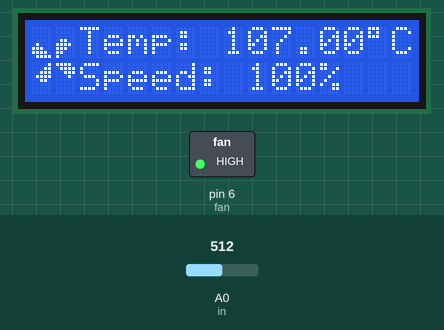
Bench run of a sketch on a simulated Arduino Uno, built with avr-gcc and run on an emulated ATmega328P. Parts: 16×2 character LCD, switched loads named in the sketch (green lamp = pin HIGH). Inputs (shaded band) come from the test bench; at power-on: A0 (in) = 512.

Above: at 0.67 s.
1.3 s: A0 (in) set to 289
At 1.88 s:
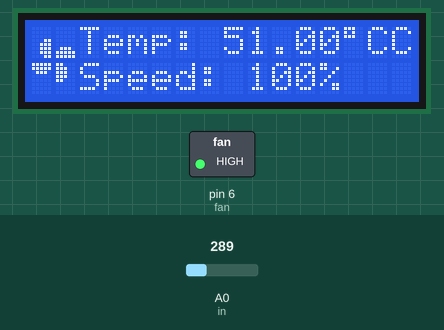
4.3 s: A0 (in) set to 271
At 5.11 s:
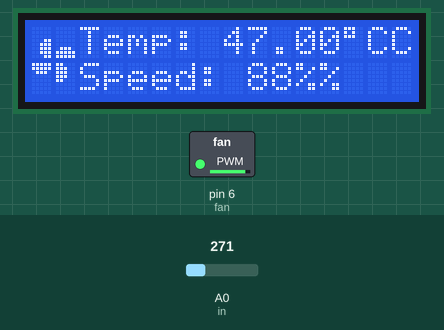
7.6 s: A0 (in) set to 122
At 8.8 s:
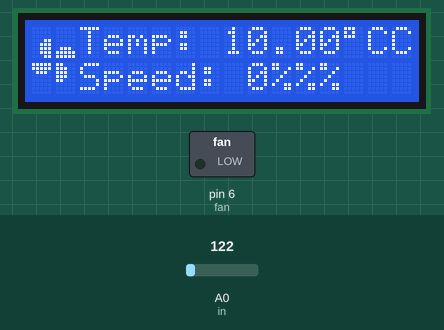
9.6 s: A0 (in) set to 90
At 10.7 s:
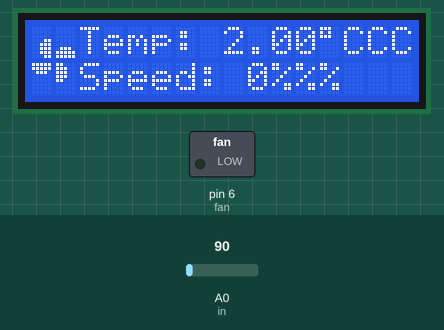
11.2 s: A0 (in) set to 0
At 12.5 s:
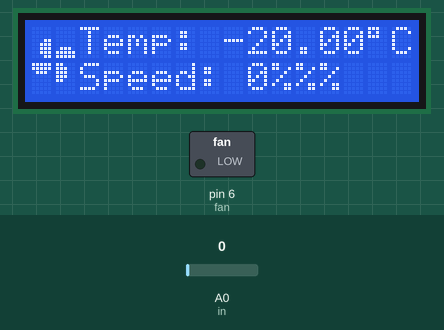
12.8 s: A0 (in) set to 110
At 13.4 s:
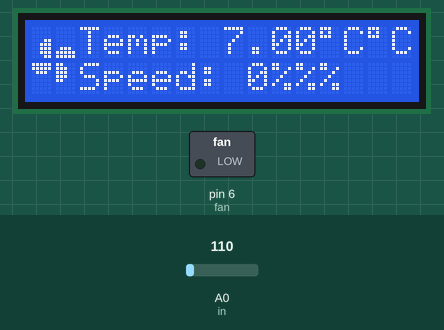
Timing chart, 0 to 15.4 s (numbered marks = the images above; inputs shaded):
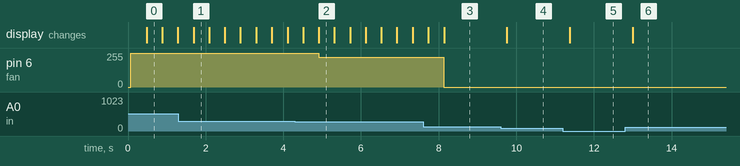

Measured:
- the behaviour switches between 282 and 281 on A0 (in) (found by bisection; images 1 and 2)
- after the input at 1.3 s, the display: changes after 0.39 s (image 1)
- after the input at 4.3 s, pin 6 (fan): 255/255 → 224/255 after 0.61 s; the display: first differs from a run without the input after 0.61 s (image 2)
- after the input at 7.6 s, pin 6 (fan): 224/255 → 0/255 after 0.54 s; the display: first differs from a run without the input after 0.54 s (image 3)
- after the input at 9.6 s, the display: changes after 0.16 s (image 4)
- after the input at 11.2 s, the display: changes after 0.18 s (image 5)
- after the input at 12.8 s, the display: changes after 0.20 s (image 6)

The sketch:

fan.ino
```cpp
#include <LiquidCrystal.h>

const int in = A0; // input pin for reading the sensor output
const int fan = 6; // output pin with PWM

const int rs = 12; // register select - command register when high, data register when low
const int en = 11; // enable - send data to pins when a high to low pulse is given

// Data pins - send data to display
const int d4 = 5; // Data pin 4
const int d5 = 4 ; // Data pin 5
const int d6 = 3; // Data pin 6
const int d7 = 2; // Data pin 7

LiquidCrystal lcd(rs, en, d4, d5, d6, d7); // create a variable of type LiquidCrystal

// Initialize custom characters for the first frame of the spinning fan 'animation' on the lcd
byte top[] = {
  B00000,
  B00000,
  B00000,
  B00011,
  B00111,
  B00111,
  B00111,
  B00011
};

byte right[] = {
  B11111,
  B11111,
  B01110,
  B00000,
  B00000,
  B00000,
  B00000,
  B00000
};

byte left[] = {
  B00000,
  B00000,
  B00000,
  B00000,
  B00000,
  B01110,
  B11111,
  B11111
};

byte bottom[] = {
  B11000,
  B11100,
  B11100,
  B11100,
  B11000,
  B00000,
  B00000,
  B00000
};


// Initialize custom characters for the first frame of the spinning fan 'animation' on the lcd
byte top2[] = {
  B00000,
  B00000,
  B00000,
  B00000,
  B01000,
  B11100,
  B11110,
  B01111
};

byte right2[] = {
  B00001,
  B00011,
  B00111,
  B01111,
  B00110,
  B00000,
  B00000,
  B00000
};

byte left2[] = {
  B00000,
  B00000,
  B00000,
  B01100,
  B11110,
  B11100,
  B11000,
  B10000
};

byte bottom2[] = {
  B11110,
  B01111,
  B00111,
  B00010,
  B00000,
  B00000,
  B00000,
  B00000
};

void createFrames() {
  // frame one
  lcd.createChar(0, top);
  lcd.createChar(1, bottom);
  lcd.createChar(2, left);
  lcd.createChar(3, right);

  //frame two
  lcd.createChar(4, top2);
  lcd.createChar(5, bottom2);
  lcd.createChar(6, left2);
  lcd.createChar(7, right2);
}

void setup() {
  lcd.begin(16, 2);         // initializes the interface to the lcd; specifies the dimensions (width and height)
  createFrames();           // create custom icon
  analogReference(DEFAULT); // configures the reference voltage for the analog input; Default is 5V
}

void loop() {
  int ta = get_temp(); // we read the temperature from the sensor

  int percentage = map(ta, 25, 50, 0, 100);    // we calculate how fast the fan is spinning in percentage

  if(percentage > 100)
    percentage = 100;
  else if(percentage < 0)
    percentage = 0;

  // we print the temperature and the fan speed in percents
  displayFanSpeed(ta, percentage);

  analogWrite(fan, map(percentage, 0, 100, 0, 255)); // we turn the percentage value into a value between 0 and 255 to give to the pwm on pin 9

  displayFrameOne(); // displays the first fan frame
  delay(400);

  if(percentage > 0) {
    displayFrameTwo(); // if the fan is spinning desplays the second frame after a delay indicated by the variable 'refresh' in ms
    delay(400);
  }
}

void displayFanSpeed(double ta, int percentage){
  lcd.setCursor(2,0);
  lcd.print("Temp: ");
  lcd.print(ta);
  lcd.write(223); // degree symbol of the lcd charset
  lcd.print("C");
  lcd.setCursor(2,1);
  lcd.print("Speed: ");
  lcd.print(String(percentage) + "%");
}

double get_temp(){
  int ADCval = analogRead(in);
  return (25 * ADCval - 2050)/100;
}

void displayFrameOne() {
  lcd.setCursor(0,0);
  lcd.write(byte(0));
  lcd.setCursor(0,1);
  lcd.write(byte(3));
  lcd.setCursor(1,0);
  lcd.write(byte(2));
  lcd.setCursor(1,1);
  lcd.write(byte(1));
}

void displayFrameTwo() {
  lcd.setCursor(0,0);
  lcd.write(byte(4));
  lcd.setCursor(0,1);
  lcd.write(byte(7));
  lcd.setCursor(1,0);
  lcd.write(byte(6));
  lcd.setCursor(1,1);
  lcd.write(byte(5));
}
```
